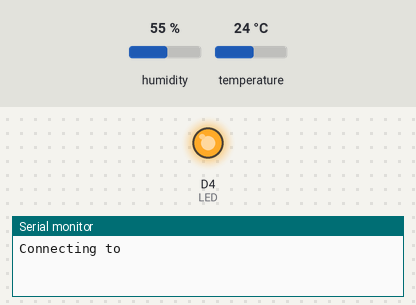
The sketch below on a simulated ESP8266 (NodeMCU). On the bench: output pins drawn as LEDs (lit = HIGH), the last lines printed to the serial monitor. The test bench sets the inputs (shaded band); at power-on: humidity 55 %, temperature 24 °C. WiFi joins after 1.5 s; servers stay silent unless stated; uploads are accepted with an empty reply; not simulated (calls return 0 or success): ../secrets.h.

Above: at 0.1 s.
At 10.2 s:
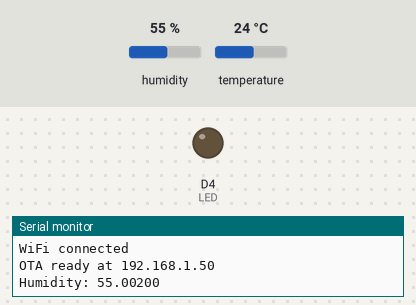
Timing chart, 0 to 11.9 s (numbered marks = the images above):
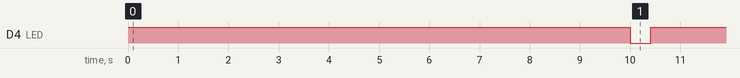

The sketch:

dht22.ino
```cpp
/*
   ESP8266 with DHT22

   Requires DHT Sensor Library (https://github.com/adafruit/DHT-sensor-library)
   and Adafruit Unified Sensor Lib (https://github.com/adafruit/Adafruit_Sensor)

*/

#include "DHT.h"
#include <ESP8266WiFi.h>
#include <ESP8266HTTPClient.h>
#include <WiFiClientSecure.h>
#include <ArduinoOTA.h>
#include "../secrets.h"
#include "../sensor_locations.h"

#define DHTPIN 5
#define LED D4

const SensorLocation LOCATION = SensorLocation::Office;
const char *AREA = locationName(LOCATION);
const char *UNITNAME_DHT22 = "dht22";
const char *UNITNAME_DS18B20 = "ds18b20";
const unsigned long DELAY_TIME = 300000UL; //1000*60*5=300000 (5 min)
const bool SAVE_HUMIDITY = true;
const bool SAVE_TEMPERATURE = true;
const bool DEBUG_MODE = true;
unsigned long lastMeasurement = 0;
bool firstMeasurement = true;
char otaHostname[32];

WiFiClientSecure client;
#define DHTTYPE DHT22

DHT dht(DHTPIN, DHTTYPE);

void setup()
{
  //LED set as output
  pinMode(LED, OUTPUT);

  //TURN OFF LED
  digitalWrite(LED, HIGH);

  if (DEBUG_MODE)
  {
    Serial.begin(9600);
    Serial.println();
    Serial.print("Connecting to ");
    Serial.println(SSID);
  }

  WiFi.begin(SSID, PASSWORD);
  WiFi.mode(WIFI_STA);

  while (WiFi.status() != WL_CONNECTED)
  {
    delay(10000);
    if (DEBUG_MODE)
    {
      Serial.print(".");
    }
  }
  if (DEBUG_MODE)
  {
    Serial.println("");
    Serial.println("WiFi connected");
  }

  snprintf(otaHostname, sizeof(otaHostname), "esp8266-%s", locationName(LOCATION));
  ArduinoOTA.setHostname(otaHostname);
  if (OTA_PASSWORD[0] != '\0')
  {
    ArduinoOTA.setPassword(OTA_PASSWORD);
  }
  ArduinoOTA.begin();

  if (DEBUG_MODE)
  {
    Serial.print("OTA ready at ");
    Serial.println(WiFi.localIP());
  }

  dht.begin();
}

void loop()
{
  ArduinoOTA.handle();

  if (firstMeasurement || millis() - lastMeasurement >= DELAY_TIME)
  {
    lastMeasurement = millis();
    firstMeasurement = false;

    //TURN ON LED
    digitalWrite(LED, LOW);

    if (SAVE_HUMIDITY)
    {
      saveHumidity();
    }

    if (SAVE_TEMPERATURE)
    {
      saveTemperature();
    }

    //TURN OFF LED
    digitalWrite(LED, HIGH);
  }

  delay(1);
}

void saveHumidity()
{
  float m = dht.readHumidity();
  if (isnan(m))
  {
    if (DEBUG_MODE)
    {
      Serial.println(F("Failed to read sensor"));
    }

    //TURN OFF LED
    digitalWrite(LED, HIGH);
    return;
  }

  if (DEBUG_MODE)
  {
    Serial.print(F("Humidity: "));
    Serial.print(m);
  }

  postData(String(UNITNAME_DHT22), String(m, 1));
}

void saveTemperature()
{
  float m = dht.readTemperature();
  if (isnan(m))
  {
    if (DEBUG_MODE)
    {
      Serial.println(F("Failed to read sensor"));
    }

    //TURN OFF LED
    digitalWrite(LED, HIGH);
    return;
  }

  // Fix for negative temperature readings
  // Check if the value is suspiciously large negative (sign bit issue)
  if (m < -200.0 || m > 200.0)
  {
    // This indicates incorrect sign bit handling
    // The DHT22 uses bit 15 as sign, bits 0-14 as magnitude
    // But it was read as two's complement signed integer
    int16_t signed_raw = (int16_t)(m * 10);  // Get back to raw signed value
    uint16_t raw = (uint16_t)(signed_raw + (signed_raw < 0 ? 65536 : 0));  // Convert to unsigned

    bool isNegative = (raw & 0x8000) != 0;
    uint16_t magnitude = raw & 0x7FFF;  // Clear sign bit to get magnitude

    m = (float)magnitude / 10.0;
    if (isNegative)
    {
      m = -m;
    }
  }

  if (DEBUG_MODE)
  {
    Serial.print(F("%  Temperature: "));
    Serial.print(m);
    Serial.print(F("°C "));
  }

  //TODO fix string
  postData(String(UNITNAME_DS18B20), String(m, 1));
}

void postData(String unitname, String measurement)
{
  client.setInsecure();
  HTTPClient http;
  http.begin(client, String(URL_WS));
  http.addHeader("Content-Type", "application/json");

  int httpCode1 = http.POST("[{\"Unitname\":\"" + unitname + "\",\"Description\":\"" + String(AREA) + "\",\"Value\":\"" + measurement + "\"}]");
  String payload1 = http.getString();

  if (DEBUG_MODE)
  {
    Serial.println(httpCode1);
    Serial.println(payload1);
  }

  http.end();
}
```

Measured:
- by itself, D4 (LED): HIGH → LOW at 10.0 s, → HIGH 0.41 s later
